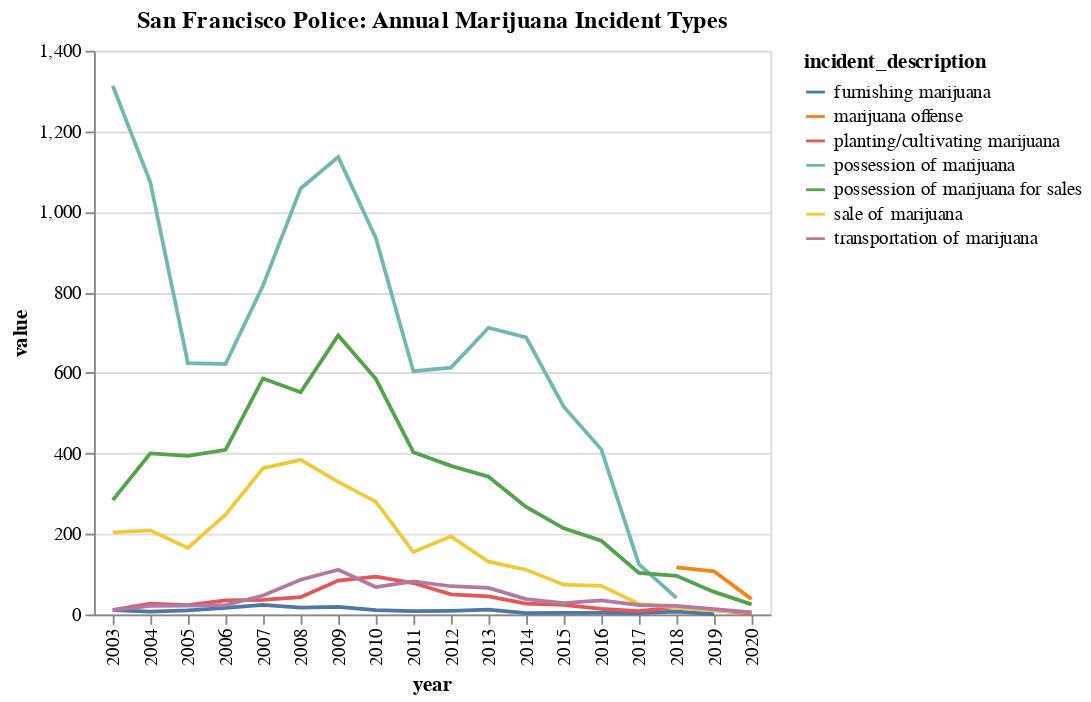

Write notebook code for a chart like this one.
### Markdown cell above
Now that we've got our data in the correct shape, we can make a multi series line chart!

### Code cell
alt.Chart(chart_data).mark_line().encode(
    x='year:O',
    y='value',
    color='incident_description'
).properties(
    title='San Francisco Police: Annual Marijuana Incident Types'
)

### Figure 1 — Vega-Lite specification as saved in the notebook (floating-point values rounded to 4 significant figures)
{"config": {"view": {"continuousWidth": 400, "continuousHeight": 300}}, "data": {"name": "data-17d4d89ec846da316c092cf0af1d955b"}, "mark": "line", "encoding": {"color": {"type": "nominal", "field": "incident_description"}, "x": {"type": "ordinal", "field": "year"}, "y": {"type": "quantitative", "field": "value"}}, "title": "San Francisco Police: Annual Marijuana Incident Types", "$schema": "https://vega.github.io/schema/vega-lite/v4.8.1.json", "datasets": {"data-17d4d89ec846da316c092cf0af1d955b": [{"year": 2003, "incident_description": "furnishing marijuana", "value": 11.0}, {"year": 2004, "incident_description": "furnishing marijuana", "value": 7.0}, {"year": 2005, "incident_description": "furnishing marijuana", "value": 10.0}, {"year": 2006, "incident_description": "furnishing marijuana", "value": 16.0}, {"year": 2007, "incident_description": "furnishing marijuana", "value": 24.0}, {"year": 2008, "incident_description": "furnishing marijuana", "value": 17.0}, {"year": 2009, "incident_description": "furnishing marijuana", "value": 19.0}, {"year": 2010, "incident_description": "furnishing marijuana", "value": 11.0}, {"year": 2011, "incident_description": "furnishing marijuana", "value": 8.0}, {"year": 2012, "incident_description": "furnishing marijuana", "value": 9.0}, {"year": 2013, "incident_description": "furnishing marijuana", "value": 12.0}, {"year": 2014, "incident_description": "furnishing marijuana", "value": 3.0}, {"year": 2015, "incident_description": "furnishing marijuana", "value": 4.0}, {"year": 2016, "incident_description": "furnishing marijuana", "value": 4.0}, {"year": 2017, "incident_description": "furnishing marijuana", "value": 3.0}, {"year": 2018, "incident_description": "furnishing marijuana", "value": 7.0}, {"year": 2019, "incident_description": "furnishing marijuana", "value": 1.0}, {"year": 2020, "incident_description": "furnishing marijuana", "value": null}, {"year": 2003, "incident_description": "marijuana offense", "value": null}, {"year": 2004, "incident_description": "marijuana offense", "value": null}, {"year": 2005, "incident_description": "marijuana offense", "value": null}, {"year": 2006, "incident_description": "marijuana offense", "value": null}, {"year": 2007, "incident_description": "marijuana offense", "value": null}, {"year": 2008, "incident_description": "marijuana offense", "value": null}, {"year": 2009, "incident_description": "marijuana offense", "value": null}, {"year": 2010, "incident_description": "marijuana offense", "value": null}, {"year": 2011, "incident_description": "marijuana offense", "value": null}, {"year": 2012, "incident_description": "marijuana offense", "value": null}, {"year": 2013, "incident_description": "marijuana offense", "value": null}, {"year": 2014, "incident_description": "marijuana offense", "value": null}, {"year": 2015, "incident_description": "marijuana offense", "value": null}, {"year": 2016, "incident_description": "marijuana offense", "value": null}, {"year": 2017, "incident_description": "marijuana offense", "value": null}, {"year": 2018, "incident_description": "marijuana offense", "value": 117.0}, {"year": 2019, "incident_description": "marijuana offense", "value": 107.0}, {"year": 2020, "incident_description": "marijuana offense", "value": 38.0}, {"year": 2003, "incident_description": "planting/cultivating marijuana", "value": 11.0}, {"year": 2004, "incident_description": "planting/cultivating marijuana", "value": 27.0}, {"year": 2005, "incident_description": "planting/cultivating marijuana", "value": 23.0}, {"year": 2006, "incident_description": "planting/cultivating marijuana", "value": 35.0}, {"year": 2007, "incident_description": "planting/cultivating marijuana", "value": 36.0}, {"year": 2008, "incident_description": "planting/cultivating marijuana", "value": 43.0}, {"year": 2009, "incident_description": "planting/cultivating marijuana", "value": 84.0}, {"year": 2010, "incident_description": "planting/cultivating marijuana", "value": 94.0}, {"year": 2011, "incident_description": "planting/cultivating marijuana", "value": 78.0}, {"year": 2012, "incident_description": "planting/cultivating marijuana", "value": 50.0}, {"year": 2013, "incident_description": "planting/cultivating marijuana", "value": 45.0}, {"year": 2014, "incident_description": "planting/cultivating marijuana", "value": 27.0}, {"year": 2015, "incident_description": "planting/cultivating marijuana", "value": 24.0}, {"year": 2016, "incident_description": "planting/cultivating marijuana", "value": 14.0}, {"year": 2017, "incident_description": "planting/cultivating marijuana", "value": 8.0}, {"year": 2018, "incident_description": "planting/cultivating marijuana", "value": 18.0}, {"year": 2019, "incident_description": "planting/cultivating marijuana", "value": 11.0}, {"year": 2020, "incident_description": "planting/cultivating marijuana", "value": 2.0}, {"year": 2003, "incident_description": "possession of marijuana", "value": 1313.0}, {"year": 2004, "incident_description": "possession of marijuana", "value": 1073.0}, {"year": 2005, "incident_description": "possession of marijuana", "value": 624.0}, {"year": 2006, "incident_description": "possession of marijuana", "value": 622.0}, {"year": 2007, "incident_description": "possession of marijuana", "value": 817.0}, {"year": 2008, "incident_description": "possession of marijuana", "value": 1058.0}, {"year": 2009, "incident_description": "possession of marijuana", "value": 1136.0}, {"year": 2010, "incident_description": "possession of marijuana", "value": 935.0}, {"year": 2011, "incident_description": "possession of marijuana", "value": 604.0}, {"year": 2012, "incident_description": "possession of marijuana", "value": 613.0}, {"year": 2013, "incident_description": "possession of marijuana", "value": 712.0}, {"year": 2014, "incident_description": "possession of marijuana", "value": 688.0}, {"year": 2015, "incident_description": "possession of marijuana", "value": 516.0}, {"year": 2016, "incident_description": "possession of marijuana", "value": 410.0}, {"year": 2017, "incident_description": "possession of marijuana", "value": 125.0}, {"year": 2018, "incident_description": "possession of marijuana", "value": 41.0}, {"year": 2019, "incident_description": "possession of marijuana", "value": null}, {"year": 2020, "incident_description": "possession of marijuana", "value": null}, {"year": 2003, "incident_description": "possession of marijuana for sales", "value": 284.0}, {"year": 2004, "incident_description": "possession of marijuana for sales", "value": 400.0}, {"year": 2005, "incident_description": "possession of marijuana for sales", "value": 394.0}, {"year": 2006, "incident_description": "possession of marijuana for sales", "value": 409.0}, {"year": 2007, "incident_description": "possession of marijuana for sales", "value": 586.0}, {"year": 2008, "incident_description": "possession of marijuana for sales", "value": 552.0}, {"year": 2009, "incident_description": "possession of marijuana for sales", "value": 693.0}, {"year": 2010, "incident_description": "possession of marijuana for sales", "value": 585.0}, {"year": 2011, "incident_description": "possession of marijuana for sales", "value": 403.0}, {"year": 2012, "incident_description": "possession of marijuana for sales", "value": 369.0}, {"year": 2013, "incident_description": "possession of marijuana for sales", "value": 342.0}, {"year": 2014, "incident_description": "possession of marijuana for sales", "value": 267.0}, {"year": 2015, "incident_description": "possession of marijuana for sales", "value": 214.0}, {"year": 2016, "incident_description": "possession of marijuana for sales", "value": 183.0}, {"year": 2017, "incident_description": "possession of marijuana for sales", "value": 103.0}, {"year": 2018, "incident_description": "possession of marijuana for sales", "value": 96.0}, {"year": 2019, "incident_description": "possession of marijuana for sales", "value": 56.0}, {"year": 2020, "incident_description": "possession of marijuana for sales", "value": 25.0}, {"year": 2003, "incident_description": "sale of marijuana", "value": 204.0}, {"year": 2004, "incident_description": "sale of marijuana", "value": 209.0}, {"year": 2005, "incident_description": "sale of marijuana", "value": 165.0}, {"year": 2006, "incident_description": "sale of marijuana", "value": 248.0}, {"year": 2007, "incident_description": "sale of marijuana", "value": 363.0}, {"year": 2008, "incident_description": "sale of marijuana", "value": 384.0}, {"year": 2009, "incident_description": "sale of marijuana", "value": 329.0}, {"year": 2010, "incident_description": "sale of marijuana", "value": 280.0}, {"year": 2011, "incident_description": "sale of marijuana", "value": 155.0}, {"year": 2012, "incident_description": "sale of marijuana", "value": 194.0}, {"year": 2013, "incident_description": "sale of marijuana", "value": 131.0}, {"year": 2014, "incident_description": "sale of marijuana", "value": 111.0}, {"year": 2015, "incident_description": "sale of marijuana", "value": 74.0}, {"year": 2016, "incident_description": "sale of marijuana", "value": 71.0}, {"year": 2017, "incident_description": "sale of marijuana", "value": 26.0}, {"year": 2018, "incident_description": "sale of marijuana", "value": 17.0}, {"year": 2019, "incident_description": "sale of marijuana", "value": 10.0}, {"year": 2020, "incident_description": "sale of marijuana", "value": 5.0}, {"year": 2003, "incident_description": "transportation of marijuana", "value": 11.0}, {"year": 2004, "incident_description": "transportation of marijuana", "value": 21.0}, {"year": 2005, "incident_description": "transportation of marijuana", "value": 22.0}, {"year": 2006, "incident_description": "transportation of marijuana", "value": 23.0}, {"year": 2007, "incident_description": "transportation of marijuana", "value": 47.0}, {"year": 2008, "incident_description": "transportation of marijuana", "value": 86.0}, {"year": 2009, "incident_description": "transportation of marijuana", "value": 111.0}, {"year": 2010, "incident_description": "transportation of marijuana", "value": 68.0}, {"year": 2011, "incident_description": "transportation of marijuana", "value": 82.0}, {"year": 2012, "incident_description": "transportation of marijuana", "value": 70.0}, {"year": 2013, "incident_description": "transportation of marijuana", "value": 66.0}, {"year": 2014, "incident_description": "transportation of marijuana", "value": 38.0}, {"year": 2015, "incident_description": "transportation of marijuana", "value": 28.0}, {"year": 2016, "incident_description": "transportation of marijuana", "value": 35.0}, {"year": 2017, "incident_description": "transportation of marijuana", "value": 23.0}, {"year": 2018, "incident_description": "transportation of marijuana", "value": 21.0}, {"year": 2019, "incident_description": "transportation of marijuana", "value": 13.0}, {"year": 2020, "incident_description": "transportation of marijuana", "value": 5.0}]}}
